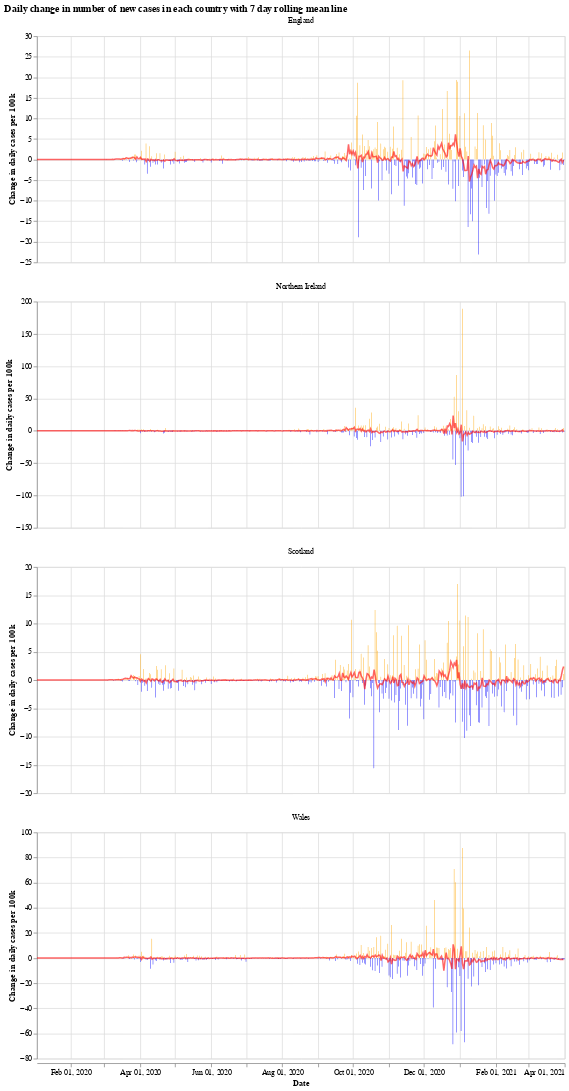

Notebook code cell kept with this figure:
### Markdown cell above
We will use the Python library `Altair` for visualising the data, see the [altair docs](https://altair-viz.github.io/) for more information.

First we have a graph which shows the daily change in the number of new cases for each country. This number jumps up and down all over the place, which is likely due to delay in reporting of new cases over the weekend. Another interesting thing is that it looks like the daily cases in Wales experienced a much shorter period of calm over the summer (calm in the sense of daily cases not jumping up and down).

The orange bars are days when the number of new cases (per 100k population) was more than the previous day, while the blue are days when the number of new cases dropped. The red line is the 7 day moving average. 

When the moving average line is below 0, it means that there is a consistent drop in new cases. We can see this clearly happening around the times that lockdowns were introduced (though, to varying degrees). I will update the graphs soon with a marker of when each lockdown started.

### Code cell
# collapse
import altair as alt

bars = alt.Chart(uk_cases).mark_bar().encode(
    x=alt.X("yearmonthdate(date):T", axis=alt.Axis(title='Date')),
    y=alt.Y("casesChangeRate:Q", axis=alt.Axis(title='Change in daily cases per 100k')),
    tooltip='casesChange',
    color=alt.condition(
        alt.datum.casesChangeRate > 0,
        alt.value("orange"),  # The positive color
        alt.value("blue")  # The negative color
    )
).properties(title='Daily change in number of new cases with 7 day rolling mean',width=700).interactive()

line = alt.Chart(uk_cases).mark_line(
    color='red',
    size=2,
    opacity=0.6
).transform_window(
    rolling_mean='mean(casesChangeRate)',
    frame=[0, 7],
    groupby=['areaName']
).encode(
    x='yearmonthdate(date):T',
    y='rolling_mean:Q'
)

alt.layer(bars, line, data=uk_cases).facet(alt.Column(
    'areaName', title=''), columns=1).resolve_scale(y='independent').properties(title='Daily change in number of new cases in each country with 7 day rolling mean line')

### Figure 1 — Vega-Lite specification as saved in the notebook (floating-point values rounded to 4 significant figures; data arrays with more than 128 entries replaced by an {"elided": "..."} marker saying what was removed)
{"config": {"view": {"continuousWidth": 400, "continuousHeight": 300}}, "data": {"name": "data-57f5f9f5570d4988e127d64e19046a44"}, "facet": {"type": "nominal", "field": "areaName", "title": ""}, "spec": {"layer": [{"mark": "bar", "encoding": {"color": {"condition": {"value": "orange", "test": "(datum.casesChangeRate > 0)"}, "value": "blue"}, "tooltip": {"type": "quantitative", "field": "casesChange"}, "x": {"type": "temporal", "axis": {"title": "Date"}, "field": "date", "timeUnit": "yearmonthdate"}, "y": {"type": "quantitative", "axis": {"title": "Change in daily cases per 100k"}, "field": "casesChangeRate"}}, "selection": {"selector001": {"type": "interval", "bind": "scales", "encodings": ["x", "y"]}}, "title": "Daily change in number of new cases with 7 day rolling mean", "width": 700}, {"mark": {"type": "line", "color": "red", "opacity": 0.6, "size": 2}, "encoding": {"x": {"type": "temporal", "field": "date", "timeUnit": "yearmonthdate"}, "y": {"type": "quantitative", "field": "rolling_mean"}}, "transform": [{"window": [{"op": "mean", "field": "casesChangeRate", "as": "rolling_mean"}], "frame": [0, 7], "groupby": ["areaName"]}]}]}, "columns": 1, "resolve": {"scale": {"y": "independent"}}, "title": "Daily change in number of new cases in each country with 7 day rolling mean line", "$schema": "https://vega.github.io/schema/vega-lite/v4.8.1.json", "datasets": {"data-57f5f9f5570d4988e127d64e19046a44": {"elided": "1816 records"}}}
